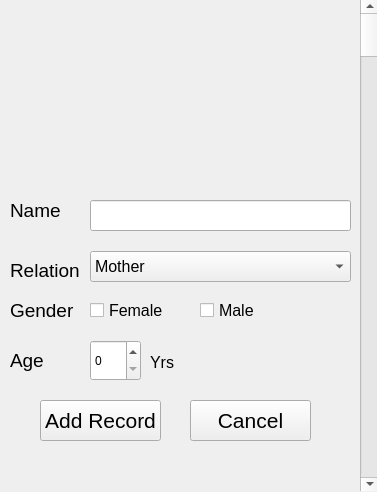
<?xml version="1.0" encoding="UTF-8"?>
<ui version="4.0">
 <class>MainWindow</class>
 <widget class="QMainWindow" name="MainWindow">
  <property name="geometry">
   <rect>
    <x>0</x>
    <y>0</y>
    <width>377</width>
    <height>492</height>
   </rect>
  </property>
  <property name="windowTitle">
   <string>MainWindow</string>
  </property>
  <widget class="QWidget" name="centralWidget">
   <widget class="QLabel" name="label">
    <property name="geometry">
     <rect>
      <x>10</x>
      <y>190</y>
      <width>91</width>
      <height>41</height>
     </rect>
    </property>
    <property name="font">
     <font>
      <pointsize>14</pointsize>
     </font>
    </property>
    <property name="text">
     <string>Name </string>
    </property>
   </widget>
   <widget class="QLineEdit" name="lineEdit">
    <property name="geometry">
     <rect>
      <x>90</x>
      <y>200</y>
      <width>261</width>
      <height>31</height>
     </rect>
    </property>
   </widget>
   <widget class="QLabel" name="label_2">
    <property name="geometry">
     <rect>
      <x>10</x>
      <y>250</y>
      <width>81</width>
      <height>41</height>
     </rect>
    </property>
    <property name="font">
     <font>
      <pointsize>14</pointsize>
     </font>
    </property>
    <property name="text">
     <string>Relation</string>
    </property>
    <property name="textFormat">
     <enum>Qt::RichText</enum>
    </property>
   </widget>
   <widget class="QComboBox" name="comboBox">
    <property name="geometry">
     <rect>
      <x>90</x>
      <y>251</y>
      <width>261</width>
      <height>31</height>
     </rect>
    </property>
    <property name="font">
     <font>
      <pointsize>12</pointsize>
     </font>
    </property>
    <item>
     <property name="text">
      <string>Mother</string>
     </property>
    </item>
    <item>
     <property name="text">
      <string>Father</string>
     </property>
    </item>
    <item>
     <property name="text">
      <string>Daughter</string>
     </property>
    </item>
    <item>
     <property name="text">
      <string>Son</string>
     </property>
    </item>
    <item>
     <property name="text">
      <string>Brother</string>
     </property>
    </item>
    <item>
     <property name="text">
      <string>Sister</string>
     </property>
    </item>
    <item>
     <property name="text">
      <string>GrandMother</string>
     </property>
    </item>
    <item>
     <property name="text">
      <string>GrandFather</string>
     </property>
    </item>
    <item>
     <property name="text">
      <string>Uncle</string>
     </property>
    </item>
    <item>
     <property name="text">
      <string>Aunt</string>
     </property>
    </item>
    <item>
     <property name="text">
      <string>Friend</string>
     </property>
    </item>
   </widget>
   <widget class="QCheckBox" name="checkBox">
    <property name="geometry">
     <rect>
      <x>90</x>
      <y>290</y>
      <width>101</width>
      <height>41</height>
     </rect>
    </property>
    <property name="font">
     <font>
      <pointsize>12</pointsize>
     </font>
    </property>
    <property name="text">
     <string>Female</string>
    </property>
   </widget>
   <widget class="QCheckBox" name="checkBox_2">
    <property name="geometry">
     <rect>
      <x>200</x>
      <y>290</y>
      <width>111</width>
      <height>41</height>
     </rect>
    </property>
    <property name="font">
     <font>
      <pointsize>12</pointsize>
     </font>
    </property>
    <property name="text">
     <string>Male</string>
    </property>
   </widget>
   <widget class="QLabel" name="label_3">
    <property name="geometry">
     <rect>
      <x>10</x>
      <y>290</y>
      <width>71</width>
      <height>41</height>
     </rect>
    </property>
    <property name="font">
     <font>
      <pointsize>14</pointsize>
     </font>
    </property>
    <property name="text">
     <string>Gender</string>
    </property>
   </widget>
   <widget class="QLabel" name="label_4">
    <property name="geometry">
     <rect>
      <x>10</x>
      <y>340</y>
      <width>71</width>
      <height>41</height>
     </rect>
    </property>
    <property name="font">
     <font>
      <pointsize>14</pointsize>
     </font>
    </property>
    <property name="text">
     <string>Age</string>
    </property>
    <property name="textFormat">
     <enum>Qt::RichText</enum>
    </property>
   </widget>
   <widget class="QSpinBox" name="spinBox">
    <property name="geometry">
     <rect>
      <x>90</x>
      <y>340</y>
      <width>51</width>
      <height>41</height>
     </rect>
    </property>
   </widget>
   <widget class="QLabel" name="label_5">
    <property name="geometry">
     <rect>
      <x>150</x>
      <y>352</y>
      <width>46</width>
      <height>21</height>
     </rect>
    </property>
    <property name="font">
     <font>
      <pointsize>12</pointsize>
     </font>
    </property>
    <property name="text">
     <string>Yrs</string>
    </property>
    <property name="textFormat">
     <enum>Qt::RichText</enum>
    </property>
   </widget>
   <widget class="QPushButton" name="pushButton">
    <property name="geometry">
     <rect>
      <x>40</x>
      <y>400</y>
      <width>121</width>
      <height>41</height>
     </rect>
    </property>
    <property name="font">
     <font>
      <pointsize>16</pointsize>
     </font>
    </property>
    <property name="text">
     <string>Add Record</string>
    </property>
   </widget>
   <widget class="QPushButton" name="pushButton_2">
    <property name="geometry">
     <rect>
      <x>190</x>
      <y>400</y>
      <width>121</width>
      <height>41</height>
     </rect>
    </property>
    <property name="font">
     <font>
      <pointsize>16</pointsize>
     </font>
    </property>
    <property name="text">
     <string>Cancel</string>
    </property>
   </widget>
   <widget class="QScrollBar" name="verticalScrollBar">
    <property name="geometry">
     <rect>
      <x>360</x>
      <y>0</y>
      <width>20</width>
      <height>491</height>
     </rect>
    </property>
    <property name="orientation">
     <enum>Qt::Vertical</enum>
    </property>
   </widget>
  </widget>
 </widget>
 <layoutdefault spacing="6" margin="11"/>
 <resources/>
 <connections/>
</ui>
